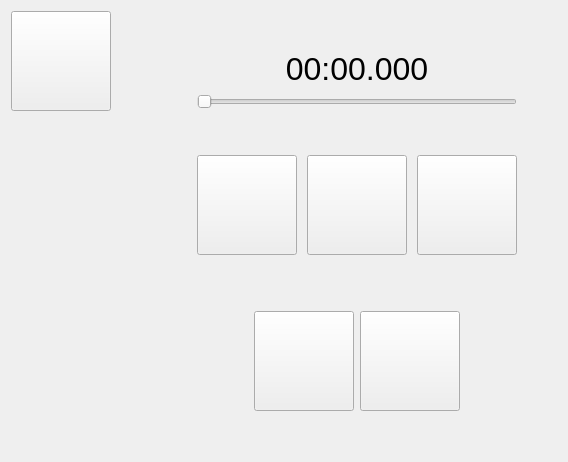
      <widget class="QWidget" name="recordgingPage">
       <layout class="QHBoxLayout" name="horizontalLayout_13">
        <item>
         <layout class="QHBoxLayout" name="horizontalLayout_11">
          <item>
           <layout class="QVBoxLayout" name="verticalLayout_5">
            <item>
             <widget class="QPushButton" name="backButton3">
              <property name="sizePolicy">
               <sizepolicy hsizetype="Fixed" vsizetype="Fixed">
                <horstretch>0</horstretch>
                <verstretch>0</verstretch>
               </sizepolicy>
              </property>
              <property name="minimumSize">
               <size>
                <width>100</width>
                <height>100</height>
               </size>
              </property>
              <property name="styleSheet">
               <string notr="true">QPushButton {
	border-image: url(:/images/buttons/up_button.png);
}

QPushButton:hover {
	border-image: url(:/images/buttons/up_button_hovered.png);
}

QPushButton:pressed {
	border-image: url(:/images/buttons/up_button_pressed.png);	
}

</string>
              </property>
             </widget>
            </item>
            <item>
             <spacer name="verticalSpacer_11">
              <property name="orientation">
               <enum>Qt::Vertical</enum>
              </property>
              <property name="sizeHint" stdset="0">
               <size>
                <width>20</width>
                <height>40</height>
               </size>
              </property>
             </spacer>
            </item>
           </layout>
          </item>
          <item>
           <spacer name="horizontalSpacer_13">
            <property name="orientation">
             <enum>Qt::Horizontal</enum>
            </property>
            <property name="sizeHint" stdset="0">
             <size>
              <width>40</width>
              <height>20</height>
             </size>
            </property>
           </spacer>
          </item>
         </layout>
        </item>
        <item>
         <layout class="QVBoxLayout" name="verticalLayout_12">
          <item>
           <spacer name="verticalSpacer_14">
            <property name="orientation">
             <enum>Qt::Vertical</enum>
            </property>
            <property name="sizeHint" stdset="0">
             <size>
              <width>20</width>
              <height>40</height>
             </size>
            </property>
           </spacer>
          </item>
          <item>
           <layout class="QHBoxLayout" name="horizontalLayout_10" stretch="1,8,1">
            <item>
             <spacer name="horizontalSpacer_12">
              <property name="orientation">
               <enum>Qt::Horizontal</enum>
              </property>
              <property name="sizeHint" stdset="0">
               <size>
                <width>40</width>
                <height>20</height>
               </size>
              </property>
             </spacer>
            </item>
            <item>
             <layout class="QVBoxLayout" name="verticalLayout_6">
              <item>
               <widget class="QLabel" name="recordingDurationLabel">
                <property name="font">
                 <font>
                  <pointsize>24</pointsize>
                 </font>
                </property>
                <property name="text">
                 <string>&lt;html&gt;&lt;head/&gt;&lt;body&gt;&lt;p&gt;00:00.000&lt;/p&gt;&lt;/body&gt;&lt;/html&gt;</string>
                </property>
                <property name="alignment">
                 <set>Qt::AlignCenter</set>
                </property>
               </widget>
              </item>
              <item>
               <widget class="QSlider" name="recordingSlider">
                <property name="orientation">
                 <enum>Qt::Horizontal</enum>
                </property>
               </widget>
              </item>
             </layout>
            </item>
            <item>
             <spacer name="horizontalSpacer_14">
              <property name="orientation">
               <enum>Qt::Horizontal</enum>
              </property>
              <property name="sizeHint" stdset="0">
               <size>
                <width>40</width>
                <height>20</height>
               </size>
              </property>
             </spacer>
            </item>
           </layout>
          </item>
          <item>
           <spacer name="verticalSpacer_13">
            <property name="orientation">
             <enum>Qt::Vertical</enum>
            </property>
            <property name="sizeHint" stdset="0">
             <size>
              <width>20</width>
              <height>40</height>
             </size>
            </property>
           </spacer>
          </item>
          <item>
           <layout class="QHBoxLayout" name="horizontalLayout_12">
            <item>
             <spacer name="horizontalSpacer_15">
              <property name="orientation">
               <enum>Qt::Horizontal</enum>
              </property>
              <property name="sizeHint" stdset="0">
               <size>
                <width>40</width>
                <height>20</height>
               </size>
              </property>
             </spacer>
            </item>
            <item>
             <layout class="QGridLayout" name="gridLayout_5">
              <property name="spacing">
               <number>10</number>
              </property>
              <item row="0" column="1">
               <widget class="QPushButton" name="stopButton">
                <property name="sizePolicy">
                 <sizepolicy hsizetype="Fixed" vsizetype="Fixed">
                  <horstretch>0</horstretch>
                  <verstretch>0</verstretch>
                 </sizepolicy>
                </property>
                <property name="minimumSize">
                 <size>
                  <width>100</width>
                  <height>100</height>
                 </size>
                </property>
                <property name="styleSheet">
                 <string notr="true">QPushButton {
	border-image: url(:/images/buttons/stop_button.png);
}

QPushButton:hover {
	border-image: url(:/images/buttons/stop_button_hovered.png);
}

QPushButton:pressed {
	border-image: url(:/images/buttons/stop_button_pressed.png);	
}

</string>
                </property>
                <property name="text">
                 <string/>
                </property>
               </widget>
              </item>
              <item row="0" column="0">
               <widget class="QPushButton" name="recordButton">
                <property name="minimumSize">
                 <size>
                  <width>100</width>
                  <height>100</height>
                 </size>
                </property>
                <property name="styleSheet">
                 <string notr="true">QPushButton {
	border-image: url(:/images/buttons/record_button.png);
}

QPushButton:hover {
	border-image: url(:/images/buttons/record_button_hovered.png);
}

QPushButton:pressed {
	border-image: url(:/images/buttons/record_button_pressed.png);	
}

</string>
                </property>
                <property name="text">
                 <string/>
                </property>
               </widget>
              </item>
              <item row="0" column="2">
               <widget class="QPushButton" name="playButton">
                <property name="sizePolicy">
                 <sizepolicy hsizetype="Fixed" vsizetype="Fixed">
                  <horstretch>0</horstretch>
                  <verstretch>0</verstretch>
                 </sizepolicy>
                </property>
                <property name="minimumSize">
                 <size>
                  <width>100</width>
                  <height>100</height>
                 </size>
                </property>
                <property name="styleSheet">
                 <string notr="true">QPushButton {
	border-image: url(:/images/buttons/play_button.png);
}

QPushButton:hover {
	border-image: url(:/images/buttons/play_button_hovered.png);
}

QPushButton:pressed {
	border-image: url(:/images/buttons/play_button_pressed.png);	
}

</string>
                </property>
                <property name="text">
                 <string/>
                </property>
               </widget>
              </item>
             </layout>
            </item>
            <item>
             <spacer name="horizontalSpacer_50">
              <property name="orientation">
               <enum>Qt::Horizontal</enum>
              </property>
              <property name="sizeHint" stdset="0">
               <size>
                <width>40</width>
                <height>20</height>
               </size>
              </property>
             </spacer>
            </item>
           </layout>
          </item>
          <item>
           <spacer name="verticalSpacer_15">
            <property name="orientation">
             <enum>Qt::Vertical</enum>
            </property>
            <property name="sizeHint" stdset="0">
             <size>
              <width>20</width>
              <height>40</height>
             </size>
            </property>
           </spacer>
          </item>
          <item>
           <layout class="QHBoxLayout" name="horizontalLayout_16">
            <property name="topMargin">
             <number>10</number>
            </property>
            <item>
             <layout class="QHBoxLayout" name="horizontalLayout_17">
              <item>
               <spacer name="horizontalSpacer_16">
                <property name="orientation">
                 <enum>Qt::Horizontal</enum>
                </property>
                <property name="sizeHint" stdset="0">
                 <size>
                  <width>40</width>
                  <height>20</height>
                 </size>
                </property>
               </spacer>
              </item>
              <item>
               <widget class="QPushButton" name="validateButton2">
                <property name="sizePolicy">
                 <sizepolicy hsizetype="Fixed" vsizetype="Fixed">
                  <horstretch>0</horstretch>
                  <verstretch>0</verstretch>
                 </sizepolicy>
                </property>
                <property name="minimumSize">
                 <size>
                  <width>100</width>
                  <height>100</height>
                 </size>
                </property>
                <property name="styleSheet">
                 <string notr="true">QPushButton {
	border-image: url(:/images/buttons/validate_button.png);
}

QPushButton:hover {
	border-image: url(:/images/buttons/validate_button_hovered.png);
}

QPushButton:pressed {
	border-image: url(:/images/buttons/validate_button_pressed.png);	
}

</string>
                </property>
                <property name="text">
                 <string/>
                </property>
               </widget>
              </item>
              <item>
               <widget class="QPushButton" name="cancelButton">
                <property name="sizePolicy">
                 <sizepolicy hsizetype="Fixed" vsizetype="Fixed">
                  <horstretch>0</horstretch>
                  <verstretch>0</verstretch>
                 </sizepolicy>
                </property>
                <property name="minimumSize">
                 <size>
                  <width>100</width>
                  <height>100</height>
                 </size>
                </property>
                <property name="styleSheet">
                 <string notr="true">QPushButton {
	border-image: url(:/images/buttons/cancel_button.png);
}

QPushButton:hover {
	border-image: url(:/images/buttons/cancel_button_hovered.png);
}

QPushButton:pressed {
	border-image: url(:/images/buttons/cancel_button_pressed.png);	
}

</string>
                </property>
                <property name="text">
                 <string/>
                </property>
               </widget>
              </item>
              <item>
               <spacer name="horizontalSpacer_17">
                <property name="orientation">
                 <enum>Qt::Horizontal</enum>
                </property>
                <property name="sizeHint" stdset="0">
                 <size>
                  <width>40</width>
                  <height>20</height>
                 </size>
                </property>
               </spacer>
              </item>
             </layout>
            </item>
           </layout>
          </item>
          <item>
           <spacer name="verticalSpacer_12">
            <property name="orientation">
             <enum>Qt::Vertical</enum>
            </property>
            <property name="sizeHint" stdset="0">
             <size>
              <width>20</width>
              <height>40</height>
             </size>
            </property>
           </spacer>
          </item>
         </layout>
        </item>
       </layout>
      </widget>
